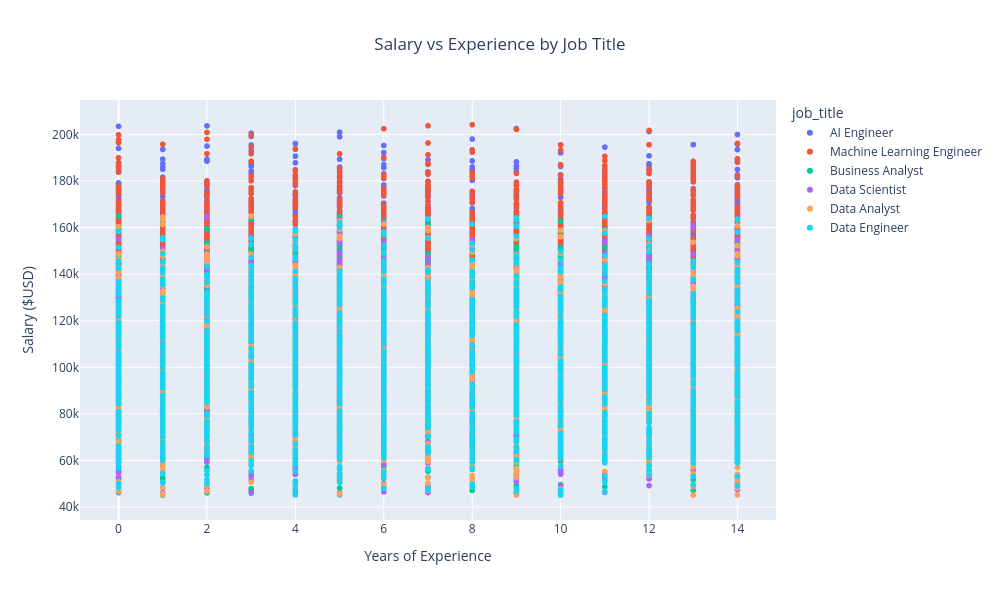

This figure's notebook cell:
### Markdown cell above
# 7. Interactive Visualizations with Plotly

### Code cell
# Interactive scatter plot: Salary vs Experience colored by Job Title
top_10_jobs = df['job_title'].value_counts().head(10).index
filtered_df = df[df['job_title'].isin(top_10_jobs)]

fig = px.scatter(filtered_df, 
                x='years_experience', 
                y='salary', 
                color='job_title',
                hover_data=['company_size', 'company_industry', 'experience_level'],
                title='Salary vs Experience by Job Title (Top 10 Job Types)',
                width=1000, 
                height=600)

fig.update_layout(
    title={'text': "Salary vs Experience by Job Title", 'x': 0.5, 'xanchor': 'center'},
    xaxis_title="Years of Experience",
    yaxis_title="Salary ($USD)")

fig.show()

### Figure 1 — Plotly figure (JSON) as saved in the notebook; plotly's stock layout.template omitted (floating-point values rounded to 4 significant figures; data arrays with more than 128 entries replaced by an {"elided": "..."} marker saying what was removed)
{"data": [{"customdata": {"elided": "1742x3 str values"}, "hovertemplate": "job_title=AI Engineer<br>years_experience=%{x}<br>salary=%{y}<br>company_size=%{customdata[0]}<br>company_industry=%{customdata[1]}<br>experience_level=%{customdata[2]}<extra></extra>", "legendgroup": "AI Engineer", "marker": {"color": "#636efa", "symbol": "circle"}, "mode": "markers", "name": "AI Engineer", "showlegend": true, "type": "scattergl", "x": {"elided": "1742 int values"}, "xaxis": "x", "y": {"elided": "1742 int values"}, "yaxis": "y"}, {"customdata": {"elided": "1740x3 str values"}, "hovertemplate": "job_title=Machine Learning Engineer<br>years_experience=%{x}<br>salary=%{y}<br>company_size=%{customdata[0]}<br>company_industry=%{customdata[1]}<br>experience_level=%{customdata[2]}<extra></extra>", "legendgroup": "Machine Learning Engineer", "marker": {"color": "#EF553B", "symbol": "circle"}, "mode": "markers", "name": "Machine Learning Engineer", "showlegend": true, "type": "scattergl", "x": {"elided": "1740 int values"}, "xaxis": "x", "y": {"elided": "1740 int values"}, "yaxis": "y"}, {"customdata": {"elided": "1773x3 str values"}, "hovertemplate": "job_title=Business Analyst<br>years_experience=%{x}<br>salary=%{y}<br>company_size=%{customdata[0]}<br>company_industry=%{customdata[1]}<br>experience_level=%{customdata[2]}<extra></extra>", "legendgroup": "Business Analyst", "marker": {"color": "#00cc96", "symbol": "circle"}, "mode": "markers", "name": "Business Analyst", "showlegend": true, "type": "scattergl", "x": {"elided": "1773 int values"}, "xaxis": "x", "y": {"elided": "1773 int values"}, "yaxis": "y"}, {"customdata": {"elided": "1703x3 str values"}, "hovertemplate": "job_title=Data Scientist<br>years_experience=%{x}<br>salary=%{y}<br>company_size=%{customdata[0]}<br>company_industry=%{customdata[1]}<br>experience_level=%{customdata[2]}<extra></extra>", "legendgroup": "Data Scientist", "marker": {"color": "#ab63fa", "symbol": "circle"}, "mode": "markers", "name": "Data Scientist", "showlegend": true, "type": "scattergl", "x": {"elided": "1703 int values"}, "xaxis": "x", "y": {"elided": "1703 int values"}, "yaxis": "y"}, {"customdata": {"elided": "1711x3 str values"}, "hovertemplate": "job_title=Data Analyst<br>years_experience=%{x}<br>salary=%{y}<br>company_size=%{customdata[0]}<br>company_industry=%{customdata[1]}<br>experience_level=%{customdata[2]}<extra></extra>", "legendgroup": "Data Analyst", "marker": {"color": "#FFA15A", "symbol": "circle"}, "mode": "markers", "name": "Data Analyst", "showlegend": true, "type": "scattergl", "x": {"elided": "1711 int values"}, "xaxis": "x", "y": {"elided": "1711 int values"}, "yaxis": "y"}, {"customdata": {"elided": "1676x3 str values"}, "hovertemplate": "job_title=Data Engineer<br>years_experience=%{x}<br>salary=%{y}<br>company_size=%{customdata[0]}<br>company_industry=%{customdata[1]}<br>experience_level=%{customdata[2]}<extra></extra>", "legendgroup": "Data Engineer", "marker": {"color": "#19d3f3", "symbol": "circle"}, "mode": "markers", "name": "Data Engineer", "showlegend": true, "type": "scattergl", "x": {"elided": "1676 int values"}, "xaxis": "x", "y": {"elided": "1676 int values"}, "yaxis": "y"}], "layout": {"height": 600, "legend": {"title": {"text": "job_title"}, "tracegroupgap": 0}, "title": {"text": "Salary vs Experience by Job Title", "x": 0.5, "xanchor": "center"}, "width": 1000, "xaxis": {"anchor": "y", "domain": [0, 1], "title": {"text": "Years of Experience"}}, "yaxis": {"anchor": "x", "domain": [0, 1], "title": {"text": "Salary ($USD)"}}}}
